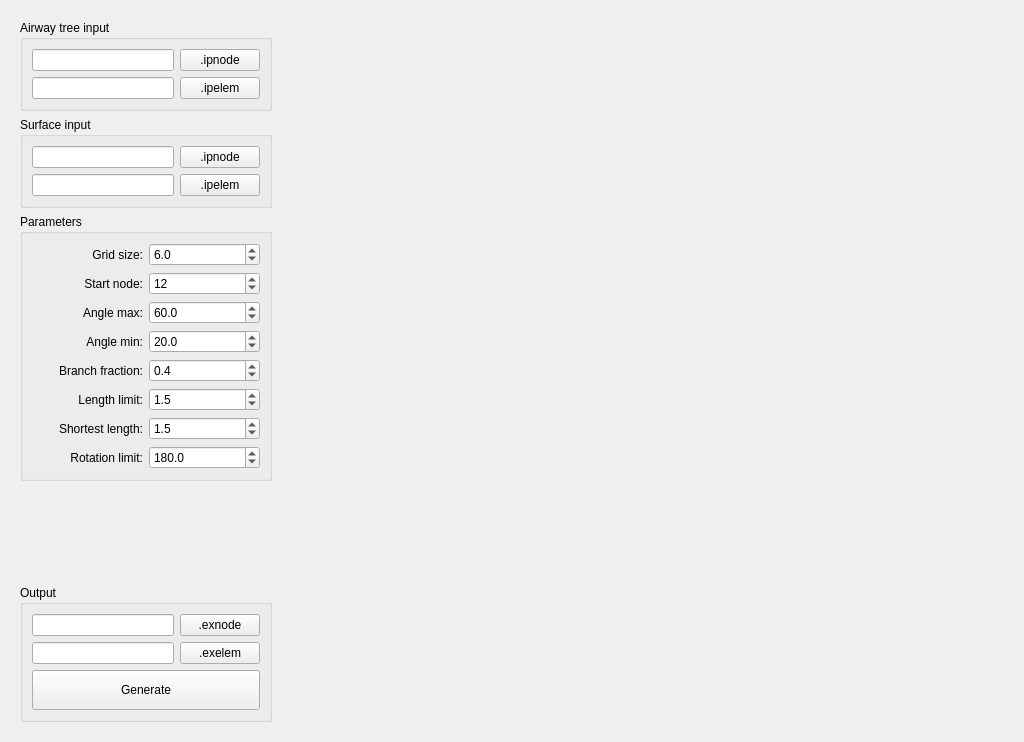
<?xml version="1.0" encoding="UTF-8"?>
<ui version="4.0">
 <class>LungModelWidget</class>
 <widget class="QWidget" name="LungModelWidget">
  <property name="geometry">
   <rect>
    <x>0</x>
    <y>0</y>
    <width>1024</width>
    <height>742</height>
   </rect>
  </property>
  <property name="windowTitle">
   <string>Grow airway tree</string>
  </property>
  <layout class="QHBoxLayout" name="horizontalLayout">
   <item>
    <widget class="QWidget" name="controlPanel_widget" native="true">
     <property name="minimumSize">
      <size>
       <width>270</width>
       <height>0</height>
      </size>
     </property>
     <layout class="QVBoxLayout" name="verticalLayout">
      <item>
       <widget class="QGroupBox" name="leftLung_groupBox">
        <property name="title">
         <string>Airway tree input</string>
        </property>
        <layout class="QGridLayout" name="gridLayout_4">
         <item row="0" column="1">
          <widget class="QPushButton" name="airwayIpnode_pushButton">
           <property name="text">
            <string>.ipnode</string>
           </property>
          </widget>
         </item>
         <item row="1" column="1">
          <widget class="QPushButton" name="airwayIpelem_pushButton">
           <property name="text">
            <string>.ipelem</string>
           </property>
          </widget>
         </item>
         <item row="1" column="0">
          <widget class="QLineEdit" name="airwayIpelem_lineEdit">
           <property name="font">
            <font>
             <pointsize>8</pointsize>
            </font>
           </property>
           <property name="alignment">
            <set>Qt::AlignLeading|Qt::AlignLeft|Qt::AlignVCenter</set>
           </property>
          </widget>
         </item>
         <item row="0" column="0">
          <widget class="QLineEdit" name="airwayIpnode_lineEdit">
           <property name="font">
            <font>
             <pointsize>8</pointsize>
            </font>
           </property>
          </widget>
         </item>
        </layout>
       </widget>
      </item>
      <item>
       <widget class="QGroupBox" name="rightLung_groupBox">
        <property name="title">
         <string>Surface input</string>
        </property>
        <layout class="QGridLayout" name="gridLayout_5">
         <item row="0" column="0">
          <widget class="QLineEdit" name="surfaceIpnode_lineEdit">
           <property name="font">
            <font>
             <pointsize>8</pointsize>
            </font>
           </property>
          </widget>
         </item>
         <item row="0" column="1">
          <widget class="QPushButton" name="surfaceIpnode_pushButton">
           <property name="text">
            <string>.ipnode</string>
           </property>
          </widget>
         </item>
         <item row="1" column="0">
          <widget class="QLineEdit" name="surfaceIpelem_lineEdit">
           <property name="font">
            <font>
             <pointsize>8</pointsize>
            </font>
           </property>
          </widget>
         </item>
         <item row="1" column="1">
          <widget class="QPushButton" name="surfaceIpelem_pushButton">
           <property name="text">
            <string>.ipelem</string>
           </property>
          </widget>
         </item>
        </layout>
       </widget>
      </item>
      <item>
       <widget class="QGroupBox" name="groupBox_2">
        <property name="title">
         <string>Parameters</string>
        </property>
        <layout class="QGridLayout" name="gridLayout">
         <item row="3" column="0" alignment="Qt::AlignRight">
          <widget class="QLabel" name="label_4">
           <property name="text">
            <string>Angle min:</string>
           </property>
           <property name="alignment">
            <set>Qt::AlignRight|Qt::AlignTrailing|Qt::AlignVCenter</set>
           </property>
          </widget>
         </item>
         <item row="0" column="1">
          <widget class="QDoubleSpinBox" name="gridSize_doubleSpinBox">
           <property name="decimals">
            <number>1</number>
           </property>
           <property name="minimum">
            <double>1.000000000000000</double>
           </property>
           <property name="maximum">
            <double>50.000000000000000</double>
           </property>
           <property name="value">
            <double>6.000000000000000</double>
           </property>
          </widget>
         </item>
         <item row="0" column="0" alignment="Qt::AlignRight">
          <widget class="QLabel" name="label">
           <property name="text">
            <string>Grid size:</string>
           </property>
           <property name="alignment">
            <set>Qt::AlignRight|Qt::AlignTrailing|Qt::AlignVCenter</set>
           </property>
          </widget>
         </item>
         <item row="1" column="0" alignment="Qt::AlignRight">
          <widget class="QLabel" name="label_2">
           <property name="text">
            <string>Start node:</string>
           </property>
           <property name="alignment">
            <set>Qt::AlignRight|Qt::AlignTrailing|Qt::AlignVCenter</set>
           </property>
          </widget>
         </item>
         <item row="1" column="1">
          <widget class="QSpinBox" name="startNode_spinBox">
           <property name="minimum">
            <number>1</number>
           </property>
           <property name="maximum">
            <number>500</number>
           </property>
           <property name="value">
            <number>12</number>
           </property>
          </widget>
         </item>
         <item row="6" column="0" alignment="Qt::AlignRight">
          <widget class="QLabel" name="label_7">
           <property name="text">
            <string>Shortest length:</string>
           </property>
           <property name="alignment">
            <set>Qt::AlignRight|Qt::AlignTrailing|Qt::AlignVCenter</set>
           </property>
          </widget>
         </item>
         <item row="2" column="0" alignment="Qt::AlignRight">
          <widget class="QLabel" name="label_3">
           <property name="text">
            <string>Angle max:</string>
           </property>
           <property name="alignment">
            <set>Qt::AlignRight|Qt::AlignTrailing|Qt::AlignVCenter</set>
           </property>
          </widget>
         </item>
         <item row="4" column="0" alignment="Qt::AlignRight">
          <widget class="QLabel" name="label_5">
           <property name="text">
            <string>Branch fraction:</string>
           </property>
           <property name="alignment">
            <set>Qt::AlignRight|Qt::AlignTrailing|Qt::AlignVCenter</set>
           </property>
          </widget>
         </item>
         <item row="5" column="0" alignment="Qt::AlignRight">
          <widget class="QLabel" name="label_6">
           <property name="text">
            <string>Length limit:</string>
           </property>
           <property name="alignment">
            <set>Qt::AlignRight|Qt::AlignTrailing|Qt::AlignVCenter</set>
           </property>
          </widget>
         </item>
         <item row="7" column="0" alignment="Qt::AlignRight">
          <widget class="QLabel" name="label_8">
           <property name="text">
            <string>Rotation limit:</string>
           </property>
           <property name="alignment">
            <set>Qt::AlignRight|Qt::AlignTrailing|Qt::AlignVCenter</set>
           </property>
          </widget>
         </item>
         <item row="2" column="1">
          <widget class="QDoubleSpinBox" name="angleMax_doubleSpinBox">
           <property name="decimals">
            <number>1</number>
           </property>
           <property name="maximum">
            <double>180.000000000000000</double>
           </property>
           <property name="value">
            <double>60.000000000000000</double>
           </property>
          </widget>
         </item>
         <item row="3" column="1">
          <widget class="QDoubleSpinBox" name="angleMin_doubleSpinBox">
           <property name="decimals">
            <number>1</number>
           </property>
           <property name="maximum">
            <double>180.000000000000000</double>
           </property>
           <property name="value">
            <double>20.000000000000000</double>
           </property>
          </widget>
         </item>
         <item row="4" column="1">
          <widget class="QDoubleSpinBox" name="branchFraction_doubleSpinBox">
           <property name="decimals">
            <number>1</number>
           </property>
           <property name="maximum">
            <double>1.000000000000000</double>
           </property>
           <property name="value">
            <double>0.400000000000000</double>
           </property>
          </widget>
         </item>
         <item row="5" column="1">
          <widget class="QDoubleSpinBox" name="lengthLimit_doubleSpinBox">
           <property name="decimals">
            <number>1</number>
           </property>
           <property name="maximum">
            <double>10.000000000000000</double>
           </property>
           <property name="value">
            <double>1.500000000000000</double>
           </property>
          </widget>
         </item>
         <item row="6" column="1">
          <widget class="QDoubleSpinBox" name="shortestLength_doubleSpinBox">
           <property name="decimals">
            <number>1</number>
           </property>
           <property name="maximum">
            <double>10.000000000000000</double>
           </property>
           <property name="value">
            <double>1.500000000000000</double>
           </property>
          </widget>
         </item>
         <item row="7" column="1">
          <widget class="QDoubleSpinBox" name="rotationLimit_doubleSpinBox">
           <property name="decimals">
            <number>1</number>
           </property>
           <property name="maximum">
            <double>360.000000000000000</double>
           </property>
           <property name="value">
            <double>180.000000000000000</double>
           </property>
          </widget>
         </item>
        </layout>
       </widget>
      </item>
      <item>
       <spacer name="verticalSpacer">
        <property name="orientation">
         <enum>Qt::Vertical</enum>
        </property>
        <property name="sizeHint" stdset="0">
         <size>
          <width>20</width>
          <height>20</height>
         </size>
        </property>
       </spacer>
      </item>
      <item>
       <widget class="QGroupBox" name="groupBox">
        <property name="title">
         <string>Output</string>
        </property>
        <property name="flat">
         <bool>false</bool>
        </property>
        <layout class="QGridLayout" name="gridLayout_2">
         <item row="0" column="0">
          <widget class="QLineEdit" name="outputExnode_lineEdit">
           <property name="font">
            <font>
             <pointsize>8</pointsize>
            </font>
           </property>
          </widget>
         </item>
         <item row="1" column="0">
          <widget class="QLineEdit" name="outputExelem_lineEdit">
           <property name="font">
            <font>
             <pointsize>8</pointsize>
            </font>
           </property>
          </widget>
         </item>
         <item row="0" column="1">
          <widget class="QPushButton" name="outputExnode_pushButton">
           <property name="text">
            <string>.exnode</string>
           </property>
          </widget>
         </item>
         <item row="1" column="1">
          <widget class="QPushButton" name="outputExelem_pushButton">
           <property name="text">
            <string>.exelem</string>
           </property>
          </widget>
         </item>
         <item row="2" column="0" colspan="2">
          <widget class="QPushButton" name="generate_pushButton">
           <property name="sizePolicy">
            <sizepolicy hsizetype="Preferred" vsizetype="Preferred">
             <horstretch>0</horstretch>
             <verstretch>0</verstretch>
            </sizepolicy>
           </property>
           <property name="minimumSize">
            <size>
             <width>0</width>
             <height>40</height>
            </size>
           </property>
           <property name="text">
            <string>Generate</string>
           </property>
          </widget>
         </item>
        </layout>
       </widget>
      </item>
     </layout>
    </widget>
   </item>
   <item>
    <widget class="SceneviewerWidget" name="sceneviewer_widget" native="true">
     <property name="sizePolicy">
      <sizepolicy hsizetype="Preferred" vsizetype="Preferred">
       <horstretch>1</horstretch>
       <verstretch>0</verstretch>
      </sizepolicy>
     </property>
    </widget>
   </item>
  </layout>
 </widget>
 <customwidgets>
  <customwidget>
   <class>SceneviewerWidget</class>
   <extends>QWidget</extends>
   <header>opencmiss/zincwidgets/sceneviewerwidget.h</header>
   <container>1</container>
  </customwidget>
 </customwidgets>
 <resources/>
 <connections/>
</ui>
